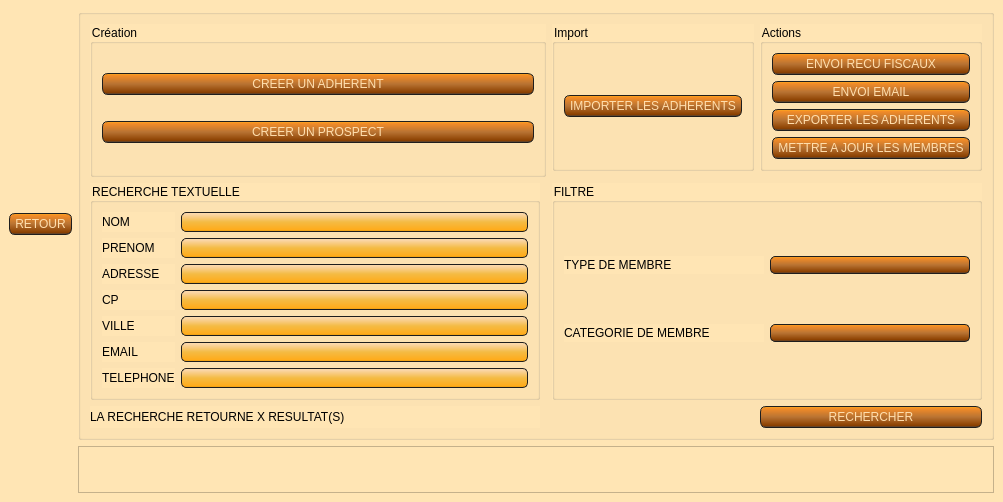
<?xml version="1.0" encoding="UTF-8"?>
<ui version="4.0">
 <class>liste_adherent</class>
 <widget class="QMainWindow" name="liste_adherent">
  <property name="geometry">
   <rect>
    <x>0</x>
    <y>0</y>
    <width>1003</width>
    <height>484</height>
   </rect>
  </property>
  <property name="windowTitle">
   <string>AssoGestion - Liste adhérents - AMSE</string>
  </property>
  <property name="styleSheet">
   <string notr="true">QWidget
{
    background-color: #FFE5B4;
}
QLineEdit
{
    background-color: QLinearGradient( x1: 0, y1: 0, x2: 0, y2: 1, stop: 0 #FFDEAD, stop: 0.1 #FAD5A5, stop: 0.5 #F4BB44, stop: 0.9 #FFAC1C, stop: 1 #E49B0F);
    padding: 1px;
    border-style: solid;
    border: 1px solid #1e1e1e;
    border-radius: 5;
}

QPushButton
{
    color: #FFDEAD;
    background-color: QLinearGradient( x1: 0, y1: 0, x2: 0, y2: 1, stop: 0 #FFAC1C, stop: 0.1 #F28C28, stop: 0.5 #B87333, stop: 0.9 #8B4000, stop: 1 #464646);
    border-width: 1px;
    border-color: #1e1e1e;
    border-style: solid;
    border-radius: 6;
    padding: 3px;
    font-size: 12px;
    padding-left: 5px;
    padding-right: 5px;
    min-width: 40px;
}

QPushButton:pressed
{
    background-color: QLinearGradient( x1: 0, y1: 0, x2: 0, y2: 1, stop: 0 #2d2d2d, stop: 0.1 #2b2b2b, stop: 0.5 #292929, stop: 0.9 #282828, stop: 1 #252525);
}

QComboBox
{
	color: #FFDEAD;
    selection-background-color: #FFDEAD;
    background-color: QLinearGradient( x1: 0, y1: 0, x2: 0, y2: 1, stop: 0 #FFAC1C, stop: 0.1 #F28C28, stop: 0.5 #B87333, stop: 0.9 #8B4000, stop: 1 #464646);
    border-style: solid;
    border: 1px solid #1e1e1e;
    border-radius: 5;
}

QComboBox:hover,QPushButton:hover
{
    border: 2px solid QLinearGradient( x1: 0, y1: 0, x2: 0, y2: 1, stop: 0 #FFAC1C, stop: 1 #F28C28);
}


QComboBox:on
{
    padding-top: 3px;
    padding-left: 4px;
    background-color: QLinearGradient( x1: 0, y1: 0, x2: 0, y2: 1, stop: 0 #2d2d2d, stop: 0.1 #2b2b2b, stop: 0.5 #292929, stop: 0.9 #282828, stop: 1 #252525);
    selection-background-color: #ffaa00;
}

QComboBox QAbstractItemView
{
    border: 2px solid darkgray;
    selection-background-color: QLinearGradient( x1: 0, y1: 0, x2: 0, y2: 1, stop: 0 #ffa02f, stop: 1 #d7801a);
}

QComboBox::drop-down
{
     subcontrol-origin: padding;
     subcontrol-position: top right;
     width: 15px;

     border-left-width: 0px;
     border-left-color: darkgray;
     border-left-style: solid; /* just a single line */
     border-top-right-radius: 3px; /* same radius as the QComboBox */
     border-bottom-right-radius: 3px;
 }


QScrollBar:horizontal {
     border: 1px solid #222222;
     background: QLinearGradient( x1: 0, y1: 0, x2: 0, y2: 1, stop: 0.0 #121212, stop: 0.2 #282828, stop: 1 #484848);
     height: 7px;
     margin: 0px 16px 0 16px;
}

QScrollBar::handle:horizontal
{
      background: QLinearGradient( x1: 0, y1: 0, x2: 1, y2: 0, stop: 0 #ffa02f, stop: 0.5 #d7801a, stop: 1 #ffa02f);
      min-height: 20px;
      border-radius: 2px;
}

QScrollBar::add-line:horizontal {
      border: 1px solid #1b1b19;
      border-radius: 2px;
      background: QLinearGradient( x1: 0, y1: 0, x2: 1, y2: 0, stop: 0 #ffa02f, stop: 1 #d7801a);
      width: 14px;
      subcontrol-position: right;
      subcontrol-origin: margin;
}

QScrollBar::sub-line:horizontal {
      border: 1px solid #1b1b19;
      border-radius: 2px;
      background: QLinearGradient( x1: 0, y1: 0, x2: 1, y2: 0, stop: 0 #ffa02f, stop: 1 #d7801a);
      width: 14px;
     subcontrol-position: left;
     subcontrol-origin: margin;
}

QScrollBar::right-arrow:horizontal, QScrollBar::left-arrow:horizontal
{
      border: 1px solid black;
      width: 1px;
      height: 1px;
      background: white;
}

QScrollBar::add-page:horizontal, QScrollBar::sub-page:horizontal
{
      background: none;
}

QScrollBar:vertical
{
      background: QLinearGradient( x1: 0, y1: 0, x2: 1, y2: 0, stop: 0.0 #121212, stop: 0.2 #282828, stop: 1 #484848);
      width: 7px;
      margin: 16px 0 16px 0;
      border: 1px solid #222222;
}

QScrollBar::handle:vertical
{
      background: QLinearGradient( x1: 0, y1: 0, x2: 0, y2: 1, stop: 0 #ffa02f, stop: 0.5 #d7801a, stop: 1 #ffa02f);
      min-height: 20px;
      border-radius: 2px;
}

QScrollBar::add-line:vertical
{
      border: 1px solid #1b1b19;
      border-radius: 2px;
      background: QLinearGradient( x1: 0, y1: 0, x2: 0, y2: 1, stop: 0 #ffa02f, stop: 1 #d7801a);
      height: 14px;
      subcontrol-position: bottom;
      subcontrol-origin: margin;
}

QScrollBar::sub-line:vertical
{
      border: 1px solid #1b1b19;
      border-radius: 2px;
      background: QLinearGradient( x1: 0, y1: 0, x2: 0, y2: 1, stop: 0 #d7801a, stop: 1 #ffa02f);
      height: 14px;
      subcontrol-position: top;
      subcontrol-origin: margin;
}

QScrollBar::up-arrow:vertical, QScrollBar::down-arrow:vertical
{
      border: 1px solid black;
      width: 1px;
      height: 1px;
      background: white;
}


QScrollBar::add-page:vertical, QScrollBar::sub-page:vertical
{
      background: none;
}

QHeaderView::section:horizontal
{
    background-color: QLinearGradient( x1: 0, y1: 0, x2: 0, y2: 1, stop: 0 #FFAC1C, stop: 0.1 #F28C28, stop: 0.5 #B87333, stop: 0.9 #8B4000, stop: 1 #464646);
    color: #FFDEAD;;
    padding-left: 4px;
    border: 1px solid #6c6c6c;
}
QHeaderView::section:vertical
{
    background-color: QLinearGradient( x1: 0, y1: 0, x2: 0, y2: 1, stop: 0 #FFAC1C, stop: 0.1 #F28C28, stop: 0.5 #B87333, stop: 0.9 #8B4000, stop: 1 #464646);
    color: #FFDEAD;;
    padding-left: 4px;
    border: 1px solid #6c6c6c;
}
QTableWidget QTableCornerButton::section {
    background-color: QLinearGradient( x1: 0, y1: 0, x2: 0, y2: 1, stop: 0 #FFAC1C, stop: 0.1 #F28C28, stop: 0.5 #B87333, stop: 0.9 #8B4000, stop: 1 #464646);
}
QTableWidget::item:selected{ background-color: QLinearGradient( x1: 0, y1: 0, x2: 0, y2: 1, stop: 0 #FFDEAD, stop: 0.1 #FAD5A5, stop: 0.5 #F4BB44, stop: 0.9 #FFAC1C, stop: 1 #E49B0F); }

QDateEdit
{
border : 2px solid #E49B0F;
background-color : QLinearGradient( x1: 0, y1: 0, x2: 0, y2: 1, stop: 0 #FFDEAD, stop: 0.1 #FAD5A5, stop: 0.5 #F4BB44, stop: 0.9 #FFAC1C, stop: 1 #E49B0F);;
padding : 5px;
}
QDateEdit::up-arraow
{
border : 2px solid black;
background-color : lightgreen;

}
QDateEdit::down-arrow
{
background-color : #E49B0F;
}

QTabWidget::tab-bar {
   border: 1px solid #E49B0F;
}

QTabBar::tab {
  background: #8B4000;
  color: white;
  padding: 10px;
 }

 QTabBar::tab:selected {
  background: #E49B0F;
 }

QTabWidget::pane { 
   border: none;
}</string>
  </property>
  <widget class="QWidget" name="centralwidget">
   <layout class="QGridLayout" name="gridLayout">
    <item row="0" column="0">
     <widget class="QPushButton" name="button_retour">
      <property name="text">
       <string>RETOUR</string>
      </property>
     </widget>
    </item>
    <item row="2" column="1">
     <widget class="QTableWidget" name="tab_adherent">
      <property name="editTriggers">
       <set>QAbstractItemView::NoEditTriggers</set>
      </property>
      <property name="sortingEnabled">
       <bool>true</bool>
      </property>
     </widget>
    </item>
    <item row="0" column="1">
     <widget class="QGroupBox" name="groupBox">
      <property name="title">
       <string/>
      </property>
      <layout class="QGridLayout" name="gridLayout_2">
       <item row="0" column="2">
        <widget class="QGroupBox" name="gb_import">
         <property name="title">
          <string>Import</string>
         </property>
         <layout class="QGridLayout" name="gridLayout_4">
          <item row="0" column="0">
           <widget class="QPushButton" name="button_import_adherent">
            <property name="text">
             <string>IMPORTER LES ADHERENTS</string>
            </property>
           </widget>
          </item>
         </layout>
        </widget>
       </item>
       <item row="0" column="0" rowspan="2" colspan="2">
        <widget class="QGroupBox" name="gb_creation">
         <property name="title">
          <string>Création</string>
         </property>
         <layout class="QGridLayout" name="gridLayout_3">
          <item row="0" column="0">
           <widget class="QPushButton" name="button_creation_adherents">
            <property name="text">
             <string>CREER UN ADHERENT</string>
            </property>
            <property name="icon">
             <iconset>
              <normaloff>image/sign-in-alt.png</normaloff>image/sign-in-alt.png</iconset>
            </property>
           </widget>
          </item>
          <item row="1" column="0">
           <widget class="QPushButton" name="button_creation_prospect">
            <property name="text">
             <string>CREER UN PROSPECT</string>
            </property>
           </widget>
          </item>
         </layout>
        </widget>
       </item>
       <item row="0" column="3">
        <widget class="QGroupBox" name="gb_action">
         <property name="title">
          <string>Actions</string>
         </property>
         <layout class="QGridLayout" name="gridLayout_5">
          <item row="0" column="0">
           <widget class="QPushButton" name="button_send_recu">
            <property name="text">
             <string>ENVOI RECU FISCAUX</string>
            </property>
           </widget>
          </item>
          <item row="1" column="0">
           <widget class="QPushButton" name="button_send_mail">
            <property name="text">
             <string>ENVOI EMAIL</string>
            </property>
           </widget>
          </item>
          <item row="2" column="0">
           <widget class="QPushButton" name="button_export_adherents">
            <property name="text">
             <string>EXPORTER LES ADHERENTS</string>
            </property>
           </widget>
          </item>
          <item row="3" column="0">
           <widget class="QPushButton" name="button_maj_membre">
            <property name="text">
             <string>METTRE A JOUR LES MEMBRES</string>
            </property>
           </widget>
          </item>
         </layout>
        </widget>
       </item>
       <item row="4" column="0">
        <widget class="QGroupBox" name="groupBox_5">
         <property name="title">
          <string>RECHERCHE TEXTUELLE</string>
         </property>
         <layout class="QGridLayout" name="gridLayout_6">
          <item row="4" column="1">
           <widget class="QLineEdit" name="search_ville"/>
          </item>
          <item row="2" column="0">
           <widget class="QLabel" name="label_4">
            <property name="text">
             <string>ADRESSE</string>
            </property>
           </widget>
          </item>
          <item row="3" column="1">
           <widget class="QLineEdit" name="search_cp"/>
          </item>
          <item row="5" column="1">
           <widget class="QLineEdit" name="search_email"/>
          </item>
          <item row="1" column="0">
           <widget class="QLabel" name="label_3">
            <property name="text">
             <string>PRENOM</string>
            </property>
           </widget>
          </item>
          <item row="3" column="0">
           <widget class="QLabel" name="label_5">
            <property name="text">
             <string>CP</string>
            </property>
           </widget>
          </item>
          <item row="4" column="0">
           <widget class="QLabel" name="label_6">
            <property name="text">
             <string>VILLE</string>
            </property>
           </widget>
          </item>
          <item row="2" column="1">
           <widget class="QLineEdit" name="search_adresse"/>
          </item>
          <item row="0" column="0">
           <widget class="QLabel" name="label">
            <property name="text">
             <string>NOM</string>
            </property>
           </widget>
          </item>
          <item row="0" column="1">
           <widget class="QLineEdit" name="search_nom"/>
          </item>
          <item row="1" column="1">
           <widget class="QLineEdit" name="search_prenom"/>
          </item>
          <item row="5" column="0">
           <widget class="QLabel" name="label_7">
            <property name="text">
             <string>EMAIL</string>
            </property>
           </widget>
          </item>
          <item row="6" column="1">
           <widget class="QLineEdit" name="search_tel"/>
          </item>
          <item row="6" column="0">
           <widget class="QLabel" name="label_8">
            <property name="text">
             <string>TELEPHONE</string>
            </property>
           </widget>
          </item>
         </layout>
        </widget>
       </item>
       <item row="4" column="2" colspan="2">
        <widget class="QGroupBox" name="groupBox_6">
         <property name="title">
          <string>FILTRE</string>
         </property>
         <layout class="QGridLayout" name="gridLayout_7">
          <item row="0" column="0">
           <widget class="QLabel" name="label_2">
            <property name="text">
             <string>TYPE DE MEMBRE</string>
            </property>
           </widget>
          </item>
          <item row="1" column="1">
           <widget class="QComboBox" name="cb_cat_membre"/>
          </item>
          <item row="0" column="1">
           <widget class="QComboBox" name="cb_type_membre">
            <item>
             <property name="text">
              <string/>
             </property>
            </item>
            <item>
             <property name="text">
              <string>Membre</string>
             </property>
            </item>
            <item>
             <property name="text">
              <string>Ancien Membre</string>
             </property>
            </item>
            <item>
             <property name="text">
              <string>Prospect</string>
             </property>
            </item>
           </widget>
          </item>
          <item row="1" column="0">
           <widget class="QLabel" name="label_9">
            <property name="text">
             <string>CATEGORIE DE MEMBRE</string>
            </property>
           </widget>
          </item>
         </layout>
        </widget>
       </item>
       <item row="5" column="3">
        <widget class="QPushButton" name="button_rechercher">
         <property name="text">
          <string>RECHERCHER</string>
         </property>
        </widget>
       </item>
       <item row="5" column="0">
        <widget class="QLabel" name="label_res_search">
         <property name="text">
          <string>LA RECHERCHE RETOURNE X RESULTAT(S)</string>
         </property>
        </widget>
       </item>
      </layout>
     </widget>
    </item>
   </layout>
  </widget>
 </widget>
 <tabstops>
  <tabstop>tab_adherent</tabstop>
 </tabstops>
 <resources/>
 <connections/>
</ui>
